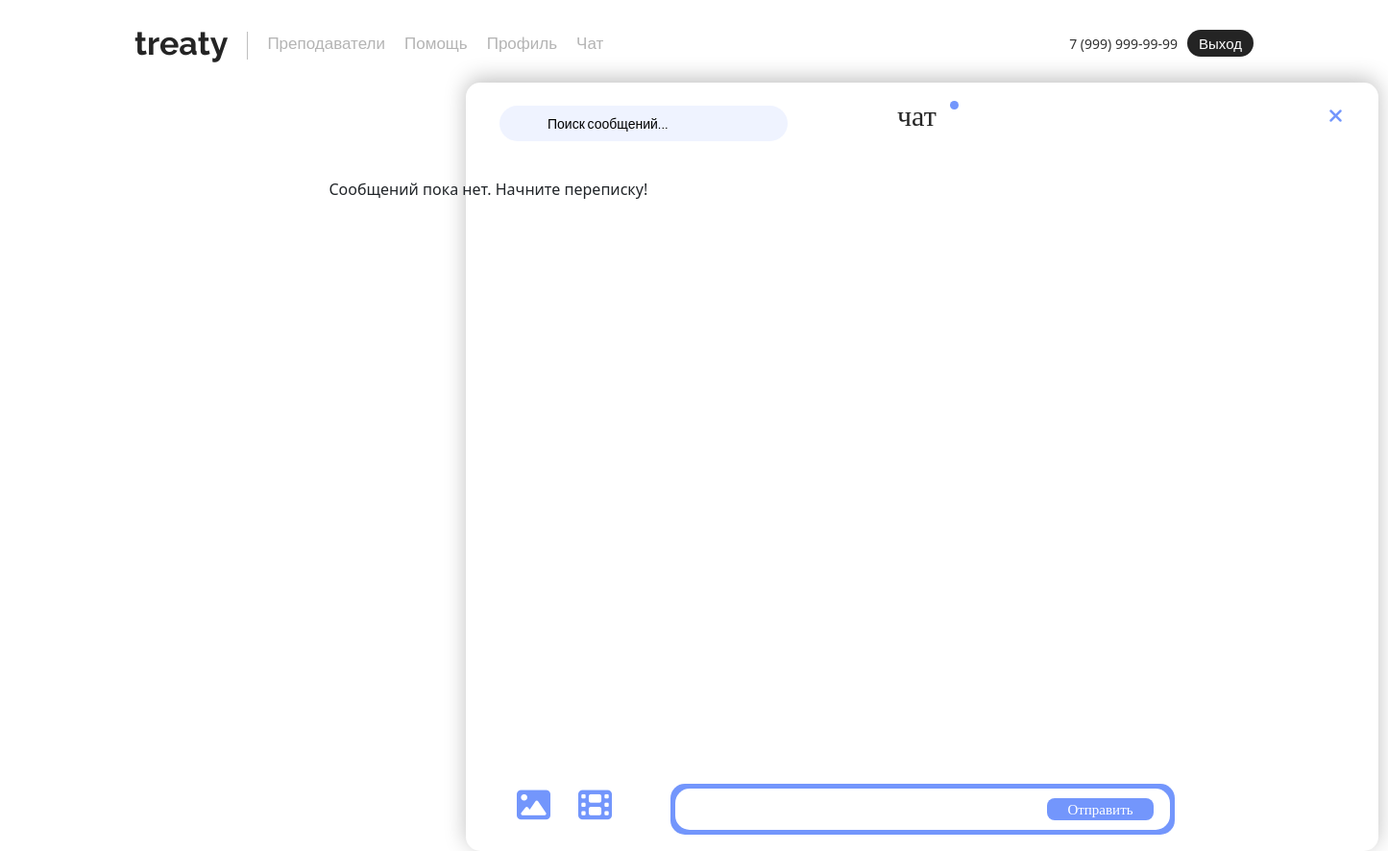
Page /chats/chat/17/ (signed in) on the earlier database version.
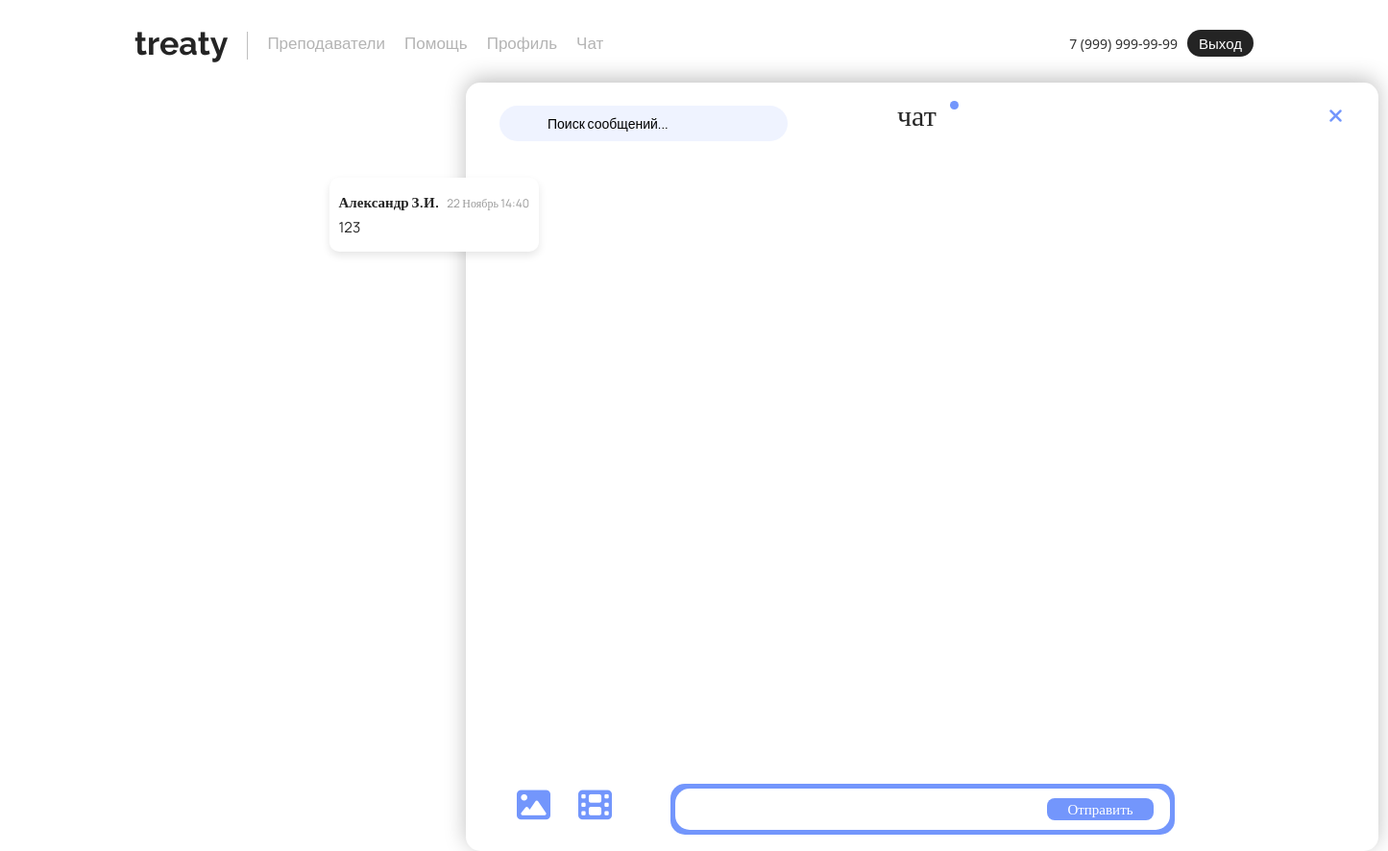
Same page on the later database version.
### chat/models.py (models this page shows, shortened)
class Message(models.Model):
    sender = models.ForeignKey(CustomUser, on_delete=models.CASCADE, related_name="sent_messages")
    receiver = models.ForeignKey(CustomUser, on_delete=models.CASCADE, related_name="received_messages")
    content = models.TextField()
    timestamp = models.DateTimeField(auto_now_add=True)
    image = models.ImageField(upload_to="message_images/", null=True, blank=True)
    video = models.FileField(upload_to="message_videos/", null=True, blank=True)

### main/models.py (models this page shows, shortened)
class CustomUser(AbstractUser):
    username = None
    email = models.EmailField(unique=True)
    birthday = models.DateField(null=True, blank=True)
    phone = models.CharField(max_length=15, blank=True)
    contact = models.CharField(max_length=50, blank=True)
    last_name = models.CharField(max_length=150, blank=False)  # Фамилия
    first_name = models.CharField(max_length=150, blank=False)  # Имя
    middle_name = models.CharField(max_length=150, blank=False)  # Отчество
    avatar = models.ImageField(upload_to='avatars/', null=True, blank=True)
    is_active = models.BooleanField(default=True)
    is_staff = models.BooleanField(default=False)
    is_superuser = models.BooleanField(default=False)
    date_joined = models.DateTimeField(default=timezone.now)
    USERNAME_FIELD = 'email'
    REQUIRED_FIELDS = []
    objects = CustomUserManager()
    def get_display_name(self):
        return f"{self.first_name} {self.last_name[0]}.{self.middle_name[0]}."

### chat/views.py (the view, shortened to what this page needs)
# urls.py: path('', views.chat_view, name='chats'),
@login_required
def chat_view(request, receiver_id):
    try:
        receiver = CustomUser.objects.get(id=receiver_id)
    except CustomUser.DoesNotExist:
        return redirect("chat_list_view")
    messages = Message.objects.filter(
        (Q(sender=request.user) & Q(receiver=receiver) & ~Q(content__icontains="Для Вас назначено новое занятие!")) |
        (Q(sender=receiver) & Q(receiver=request.user))
    ).order_by("timestamp")
    lessons = Lesson.objects.filter(
        Q(teacher=request.user, student=receiver) |
        Q(teacher=receiver, student=request.user)
    ).order_by("date_time")
    lessons_count = lessons.count()
    start_lesson_button = None
    end_lesson_button = None
    for lesson in lessons:
        if lesson.status == 'scheduled' and lesson.teacher == request.user:
            start_lesson_button = lesson  # Преподаватель может начать занятие
        elif lesson.status == 'in_progress' and lesson.teacher == request.user:
            end_lesson_button = lesson  # Преподаватель может завершить занятие
    confirm_lesson_id = request.GET.get("confirm_lesson")
    decline_lesson_id = request.GET.get("decline_lesson")
    return render(request, "main/chat_detail.html", {
        "messages": messages,
        "receiver": receiver,
        "lessons": lessons,  # Передаем список всех занятий
        "lessons_count": lessons_count,  # Передаем количество занятий
        "start_lesson_button": start_lesson_button,
        "end_lesson_button": end_lesson_button
    })

### chat/templates/main/chat_detail.html (shortened to what this page needs)
{% extends 'main/layout.html' %}
{% load static %}
{% block style %}
<link rel="stylesheet" href="{% static 'main/css/chat.css' %}">
{% endblock %}
{% block content %}
<div><input type="text" id="searchInput" placeholder="Поиск сообщений..." class="searchM2" onkeyup="filterSearch()">
</div>
<div class="yourchatstext2">чат</div>
<div class="krujok2"></div>
<h2 class="username">{{ receiver.email }}</h2>
<div class="rectangle6"></div>
<a href="/chats/" class="close-chat-icon">
    <i class="fa fa-times" style="color: #7396FC; font-size: 20px;"></i>
</a>
<div id="chat-box">
    {% for message in messages %}
    <div class="message {% if message.sender == user %}sent{% else %}received{% endif %}">
        <p>
            <strong class="username2">{{ message.sender.get_display_name }}</strong>
            <small>{{ message.timestamp|date:"j F H:i" }}</small>
        </p>
        <p class="message-content">
            {{ message.content|safe }}
        </p>
    </div>
    {% empty %}
    <p>Сообщений пока нет. Начните переписку!</p>
    {% endfor %}
</div>
<form method="post" enctype="multipart/form-data">
    <button type="submit" class="startchat2">Отправить</button>
    <div class="message-textarea">
        <input name="content" required>
    </div>
    <div>
        <label for="image-input" style="cursor: pointer; position: absolute; top: 821px; left: 538px;">
            <i class="fa fa-image" style="color: #7396FC; font-size: 35px;"></i>
        </label>
        <label for="video-input" style="cursor: pointer; position: absolute; top: 821px; left: 602px;">
            <i class="fa fa-film" style="color: #7396FC; font-size: 35px;"></i>
        </label>
    </div>
</form>
{% endblock %}

Differences in the rows shown:
added Message: sender.get_display_name "Александр З.И.", timestamp "22 Ноябрь 14:40", content "123"
Other differences:
text no longer shown: "Сообщений пока нет. Начните переписку!"
